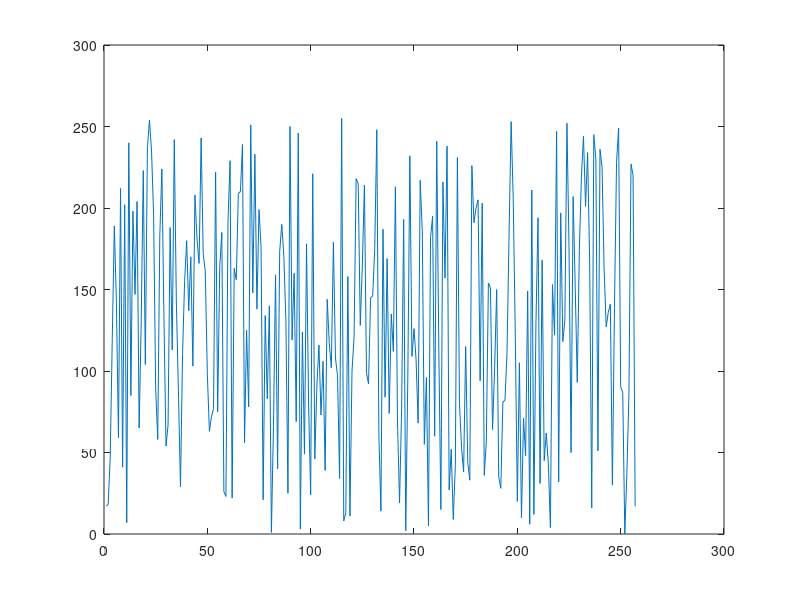

This figure's MATLAB source:
a=29;
b=37;
p=256;
r(1)=17;
n=8;
x02=0;
c= [0 0 0 0 0 0 0 0];
ei=256/n;
for i=1:256
    r(i+1)=mod(r(i)*a+b,p);
   
    if (r(i+1)<=31)
        c(1)=c(1)+1;
    end
    if (r(i+1)>31 && r(i+1)<= 63)
        c(2)=c(2)+1;
    end
    if (r(i+1)>63 && r(i+1)<= 95)
        c(3)=c(3)+1;
    end
    if (r(i+1)>95 && r(i+1)<= 127)
        c(4)=c(4)+1;
    end
    if (r(i+1)>127 && r(i+1)<= 159)
        c(5)=c(5)+1;
    end
    if (r(i+1)>159 && r(i+1)<= 191)
        c(6)=c(6)+1;
    end
    if (r(i+1)>191 && r(i+1)<= 223)
        c(7)=c(7)+1;
    end
    if (r(i+1)>223 && r(i+1)<= 255)
        c(8)=c(8)+1;
    end
end

for i=1:8
    x02=x02+(c(i)-ei)*(c(i)-ei)/ei;
end
disp(r)
plot(r)
c
x02